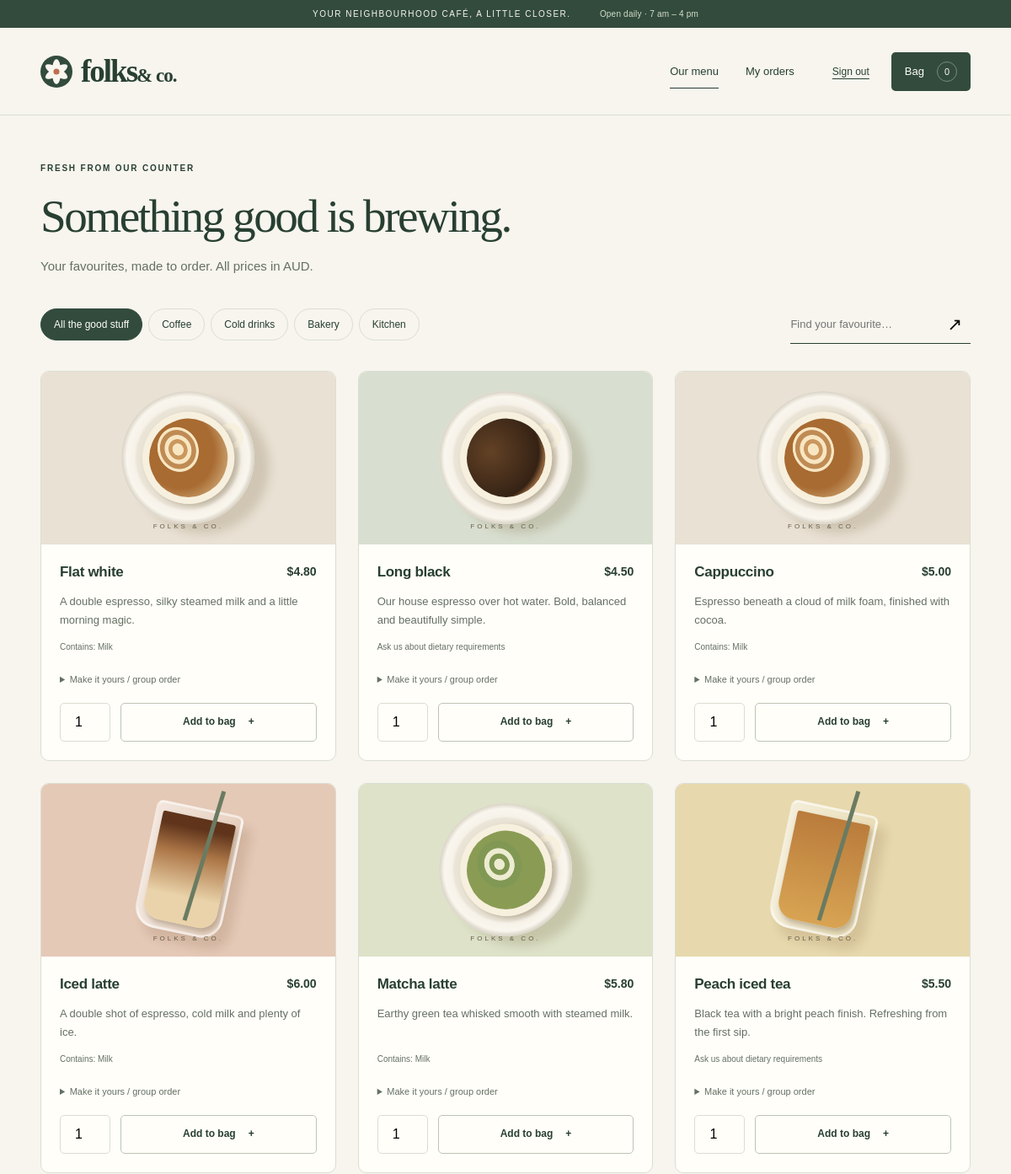
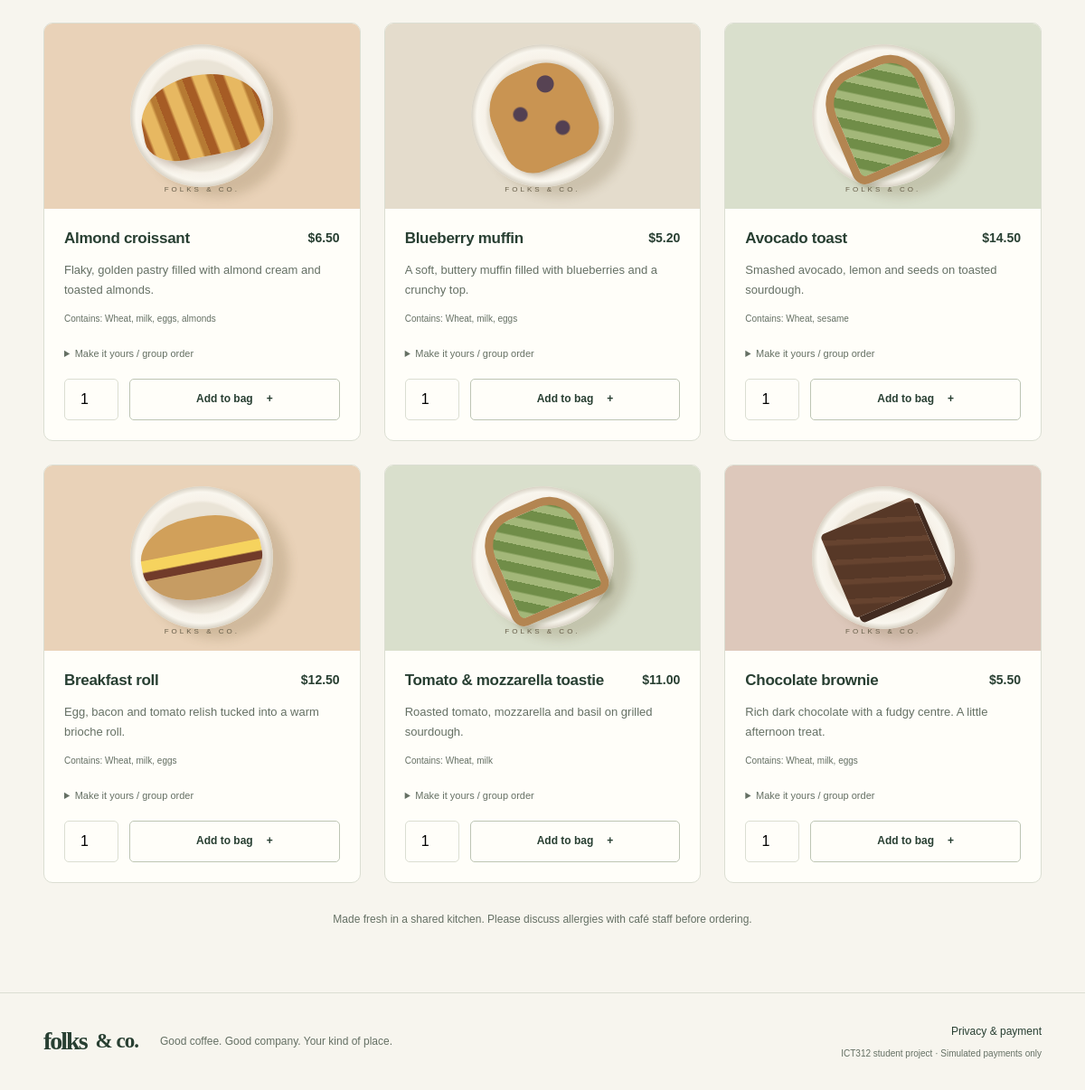
The page /index.php?page=menu (signed in) on the database its author committed (2 pictures, top to bottom).
### tables this page shows
CREATE TABLE IF NOT EXISTS menu_items (
 id BIGINT UNSIGNED AUTO_INCREMENT PRIMARY KEY,
 name VARCHAR(100) NOT NULL,
 category VARCHAR(40) NOT NULL,
 description VARCHAR(500) NOT NULL,
 allergens VARCHAR(190) NOT NULL DEFAULT '',
 price_cents INT UNSIGNED NOT NULL,
 available TINYINT(1) NOT NULL DEFAULT 1,
 artwork VARCHAR(30) NOT NULL DEFAULT 'coffee'
);

### app/bootstrap.php (called while the page is built, shortened)
<?php
$config = require __DIR__ . '/../config/config.php';
function db(): PDO {
    static $pdo;
    global $config;
    if (!$pdo) {
        $pdo = new PDO("mysql:host={$config['db_host']};port={$config['db_port']};dbname={$config['db_name']};charset=utf8mb4", $config['db_user'], $config['db_password'], [PDO::ATTR_ERRMODE => PDO::ERRMODE_EXCEPTION, PDO::ATTR_DEFAULT_FETCH_MODE => PDO::FETCH_ASSOC, PDO::ATTR_EMULATE_PREPARES => false]);
        $pdo->exec("SET time_zone = '+00:00'");
    }
    return $pdo;
}
function query(string $sql, array $params = []): PDOStatement { $stmt = db()->prepare($sql); $stmt->execute($params); return $stmt; }
function e(mixed $value): string { return htmlspecialchars((string)$value, ENT_QUOTES | ENT_SUBSTITUTE, 'UTF-8'); }
function money(int $cents): string { return '$' . number_format($cents / 100, 2); }
function url(string $page, array $params = []): string { return 'index.php?' . http_build_query(['page' => $page] + $params); }

### app/views.php (the view, shortened to what this page needs)
<?php
function heading(string $eyebrow, string $title, string $description = ''): void { ?>
<div class="page-heading"><span class="eyebrow"><?= e($eyebrow) ?></span><h1><?= e($title) ?></h1><?php if ($description): ?><p><?= e($description) ?></p><?php endif; ?></div>
<?php }
function artwork(array $item, string $class = ''): void { ?><div class="food-art <?= e($item['artwork']) ?> <?= e($class) ?>" role="img" aria-label="Illustration of <?= e($item['name']) ?>"><span class="plate"><span class="food-shape"></span></span><span class="art-caption">FOLKS & CO.</span></div><?php }
function render_page(string $page, ?array $user): void {
    switch ($page) {
    case 'home': ?>
    <?php break;
    case 'menu':
        $category = is_string($_GET['category'] ?? null) ? $_GET['category'] : '';
        $search = is_string($_GET['q'] ?? null) ? substr($_GET['q'],0,100) : '';
        $items = query('SELECT * FROM menu_items WHERE (? = \'\' OR category=?) AND (name LIKE ? OR description LIKE ?) ORDER BY id', [$category,$category,'%'.$search.'%','%'.$search.'%'])->fetchAll();
        heading('FRESH FROM OUR COUNTER','Something good is brewing.','Your favourites, made to order. All prices in AUD.'); ?>
        <div class="menu-toolbar"><nav class="filters" aria-label="Menu categories"><?php foreach ([''=>'All the good stuff','Coffee'=>'Coffee','Cold drinks'=>'Cold drinks','Bakery'=>'Bakery','Kitchen'=>'Kitchen'] as $value=>$label): ?><a class="filter <?= $category===$value?'active':'' ?>" href="<?= e(url('menu',['category'=>$value,'q'=>$search])) ?>" <?= $category===$value?'aria-current="true"':'' ?>><?= e($label) ?></a><?php endforeach; ?></nav><form class="search" method="get"><input type="hidden" name="page" value="menu"><input type="hidden" name="category" value="<?= e($category) ?>"><label class="sr-only" for="menu-search">Search the menu</label><input id="menu-search" name="q" value="<?= e($search) ?>" placeholder="Find your favourite…"><button aria-label="Search menu">↗</button></form></div>
        <div class="menu-grid"><?php foreach ($items as $item): ?><article class="menu-card"><?php artwork($item); ?><div class="menu-card-body"><div class="item-title"><h2><?= e($item['name']) ?></h2><strong><?= money((int)$item['price_cents']) ?></strong></div><p><?= e($item['description']) ?></p><small class="allergens"><?= $item['allergens']?'Contains: '.e($item['allergens']):'Ask us about dietary requirements' ?></small><?php if ($item['available']): ?><form method="post" class="add-form"><?= csrf_field() ?><?= $item['id'] ?><details><summary>Make it yours / group order</summary></details><div class="add-row"><?= $item['id'] ?> <?= e($item['name']) ?><input id="qty-<?= $item['id'] ?>" aria-label="Quantity for <?= e($item['name']) ?>" type="number" name="quantity" min="1" max="20" value="1" required><button class="button secondary">Add to bag <span aria-hidden="true">+</span></button></div></form><?php else: ?><div class="sold-out">Taking a little break · Sold out</div><?php endif; ?></div></article><?php endforeach; ?></div><?php if (!$items): ?><?= e(url('menu')) ?><?php endif; ?>
        <p class="menu-footnote">Made fresh in a shared kitchen. Please discuss allergies with café staff before ordering.</p>
    <?php break;
    case 'login': case 'register': $register = $page === 'register'; ?>
    default: heading('404','That page has wandered off.'); ?><a class="button" href="<?= e(url('home')) ?>">Back home</a><?php
    }
}
 ?>

### rows shown on the page
menu_items: name "Flat white", price_cents "$4.80", description "A double espresso, silky steamed milk and a little morning magic.", allergens "Milk", quantity "1"
menu_items: name "Long black", price_cents "$4.50", description "Our house espresso over hot water. Bold, balanced and beautifully simple.", allergens "Ask us about dietary requirements"
menu_items: name "Cappuccino", price_cents "$5.00", description "Espresso beneath a cloud of milk foam, finished with cocoa.", allergens "Milk"
menu_items: name "Iced latte", price_cents "$6.00", description "A double shot of espresso, cold milk and plenty of ice.", allergens "Milk"
menu_items: name "Matcha latte", price_cents "$5.80", description "Earthy green tea whisked smooth with steamed milk.", allergens "Milk"
menu_items: name "Peach iced tea", price_cents "$5.50", description "Black tea with a bright peach finish. Refreshing from the first sip.", allergens "Ask us about dietary requirements"
menu_items: name "Almond croissant", price_cents "$6.50", description "Flaky, golden pastry filled with almond cream and toasted almonds.", allergens "Wheat, milk, eggs, almonds"
menu_items: name "Blueberry muffin", price_cents "$5.20", description "A soft, buttery muffin filled with blueberries and a crunchy top.", allergens "Wheat, milk, eggs"
menu_items: name "Avocado toast", price_cents "$14.50", description "Smashed avocado, lemon and seeds on toasted sourdough.", allergens "Wheat, sesame"
menu_items: name "Breakfast roll", price_cents "$12.50", description "Egg, bacon and tomato relish tucked into a warm brioche roll.", allergens "Wheat, milk, eggs"
menu_items: name "Tomato & mozzarella toastie", price_cents "$11.00", description "Roasted tomato, mozzarella and basil on grilled sourdough.", allergens "Wheat, milk"
menu_items: name "Chocolate brownie", price_cents "$5.50", description "Rich dark chocolate with a fudgy centre. A little afternoon treat.", allergens "Wheat, milk, eggs"

### other values the page prints
cart_count() "0"
$eyebrow "FRESH FROM OUR COUNTER"
$title "Something good is brewing."
$description "Your favourites, made to order. All prices in AUD."
$label "All the good stuff"
$label "Coffee"
$label "Cold drinks"
$label "Bakery"
$label "Kitchen"
